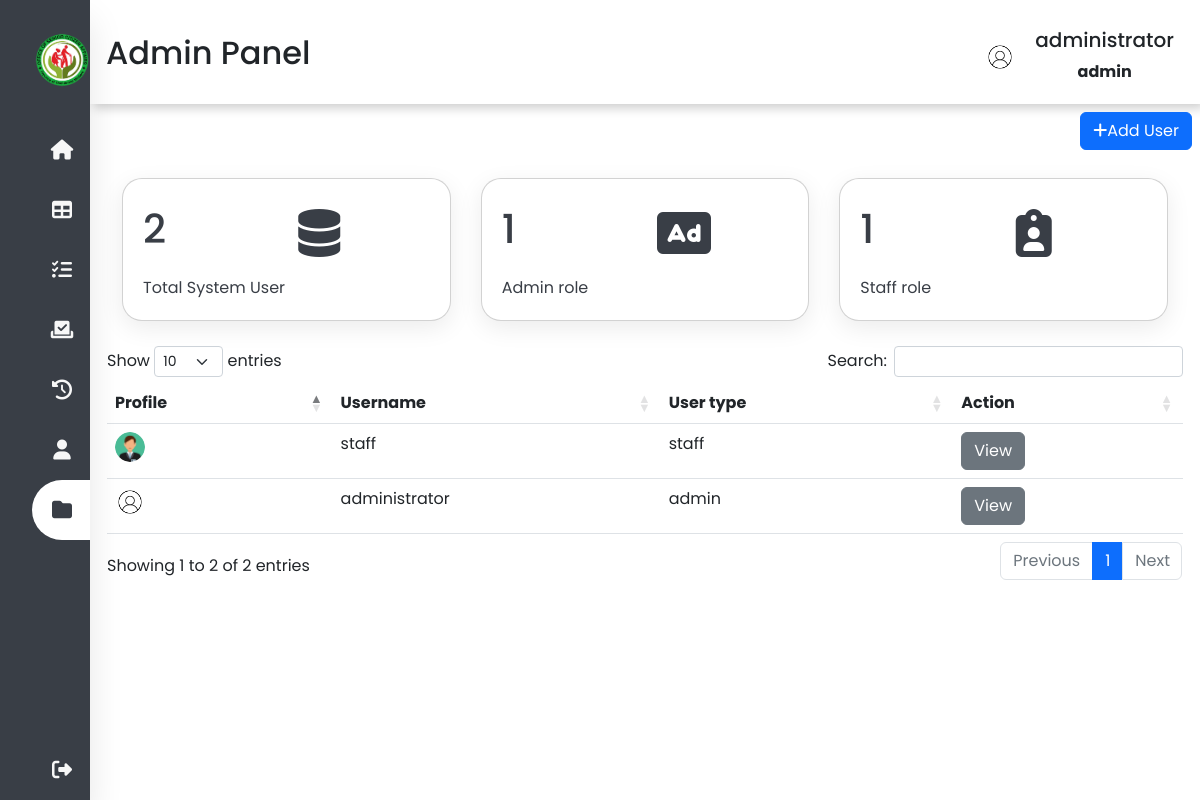
Before: /fxasdasjdk.php (signed in) with the older database file.
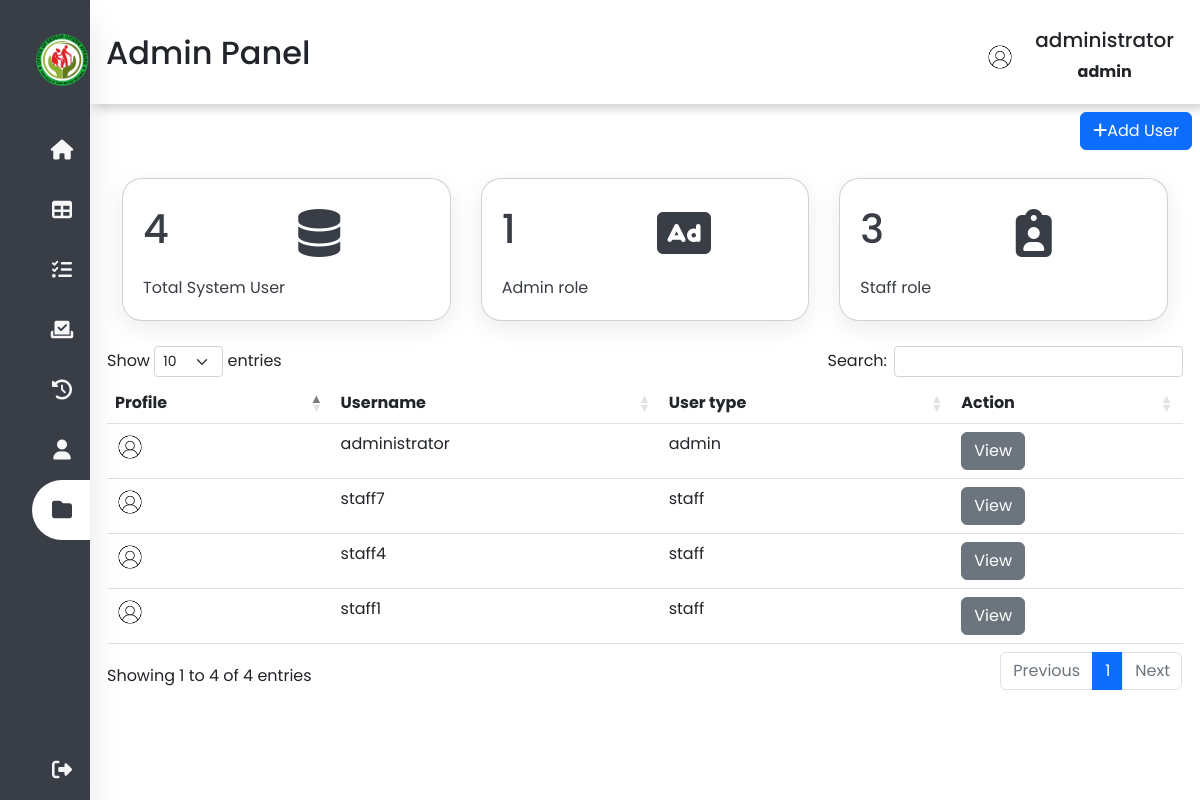
After: the same page with the newer database file.
### tables this page shows
CREATE TABLE `users` (
  `user_id` int(11) NOT NULL,
  `fm_img` varchar(150) NOT NULL,
  `user_name` varchar(50) NOT NULL,
  `full_name` varchar(150) NOT NULL,
  `email` varchar(50) NOT NULL,
  `contact_num` varchar(150) NOT NULL,
  `fx_street` varchar(150) NOT NULL,
  `fx_municipality` varchar(150) NOT NULL,
  `user_level` varchar(50) NOT NULL,
  `password` text NOT NULL,
  `role_description` varchar(250) NOT NULL
);

### fxasdasjdk.php (the view, shortened to what this page needs)
<?php
include('conn/connection.php');
$records = $conn->query("SELECT * FROM users");
if (isset($_SESSION['user_id']) && isset($_SESSION['user_name']) && ($_SESSION["user_level"]=='admin')) {
    $sql="SELECT COUNT(user_name) as alladm FROM users";
    $a=mysqli_query($conn,$sql);
    $total=mysqli_fetch_assoc($a);
    $sql="SELECT COUNT(*) as adm FROM users WHERE user_level = 'admin'";
    $b=mysqli_query($conn,$sql);
    $admin=mysqli_fetch_assoc($b);
    $sql="SELECT COUNT(*) as staff FROM users WHERE user_level = 'staff'";
    $c=mysqli_query($conn,$sql);
    $staff=mysqli_fetch_assoc($c);
?>
<!DOCTYPE html>
<html lang="end">
<head>
    <link rel="stylesheet" href="https://cdnjs.cloudflare.com/ajax/libs/font-awesome/6.2.0/css/all.min.css">
    <link rel="stylesheet" href="css/bootstrap.min.css">
    <link rel="stylesheet" type="text/css" href="css/dataTables.bootstrap5.min.css">
    <link rel="stylesheet" type="text/css" href="css/g_style.css">
    <link rel="stylesheet" type="text/css" href="css/adminpanel.css">
</head>
<body>
    <nav class="side-nav">
        <ul>
            <li>
                <a href="#" class="logo">
                    <img src="media/header.png" alt="logo">
                </a>
            </li>
            <li><a href="dashboard" id="nav-list">
                    <i class="fas fa-home"></i>
                </a></li>
            <li><a href="records" id="nav-list">
                    <i class="fas fa-table"></i>
                </a></li>
            <li><a href="reports" id="nav-list">
                    <i class="fas fa-tasks"></i>
                </a></li>
            <li><a href="status" id="nav-list">
                    <i class="fas fa-check-to-slot"></i>
                </a></li>
            <li><a href="activities" id="nav-list">
                    <i class="fas fa-solid fa-clock-rotate-left"></i>
                </a></li>
            <li><a href="profile" id="nav-list">
                    <i class="fas fa-user"></i>
                </a></li>
            <li <?php if($_SESSION['user_level']=="staff") echo 'style="display:none;"'; ?>><a href="#" id="nav-list"
                    class="active">
                    <i class="fas fa-folder"></i>
                </a></li>
            <li><a href="function/logout" class="logout" id="nav-list">
                    <i class="fas fa-sign-out-alt"></i>
                </a></li>
        </ul>
    </nav>
    <div class="main-content">
        <header>
            <div class="header-title">
                <h2>
                    <label for="">
                        Admin Panel
                </h2>
            </div>
            <div class="user-wrapper">
                <img src="./image/<?php echo $_SESSION['fm_img']; ?>" class="user_img" alt="user">
                <div>
                    <h5><span class="nav-item"><?php echo $_SESSION['user_name']; ?></span></h5>
                    <p><span class="nav-item"><?php echo $_SESSION['user_level']; ?></span></p>
                </div>
            </div>
        </header>
        <div class="d-flex">
            <div class="p-2 ms-auto">
                <button type="button" class="btn btn-primary" data-bs-toggle="modal" data-bs-target="#new">
                    <span><i class="fa-solid fa-plus"></i></span>Add User</button>
            </div>
        </div>
        <div class="container">
            <div class="cardBox">
                <div class="card">
                    <div class="row">
                        <div class="numbers col" id="total"><?php echo $total['alladm']?></div>
                        <div class="col" id="iconBox"><i class="fa-solid fa-database"></i></div>
                        <div class="cardName">Total System User</div>
                    </div>
                </div>
                <div class="card cadmin">
                    <div class="row">
                        <div class="numbers col"><?php echo $admin['adm']?></div>
                        <div class="col" id="iconBox"><i class="fa-solid fa-rectangle-ad"></i></i></div>
                        <div class="cardName">Admin role</div>
                    </div>
                </div>
                <div class="card cadmin">
                    <div class="row">
                        <div class="numbers col"><?php echo $staff['staff']?></div>
                        <div class="col" id="iconBox"><i class="fa-solid fa-clipboard-user"></i></i></div>
                        <div class="cardName">Staff role</div>
                    </div>
                </div>
            </div>
        </div>
        <div class="container">
            <div class="d-flex">
                <div class="w-100" id="container">
                    <table class="table" id="datatable">
                        <thead>
                            <tr>
                                <th scope="col">Profile</th>
                                <th scope="col">Username</th>
                                <th class="d-none d-sm-table-cell" scope="col">User type</th>
                                <th scope="col">Action</th>
                            </tr>
                        </thead>
                        <tbody>
                            <?php foreach($records as $row) :  ?>
                            <tr>
                                <td> <img src="image/<?php echo $row['fm_img'] ?>" class="user_img" /> </td>
                                <td> <?php echo $row['user_name']; ?> </td>
                                <td class="d-none d-sm-table-cell"> <?php echo $row['user_level']; ?> </td>
                                <td> <button id='<?php echo $row['user_id']; ?>' class="view btn btn-secondary"
                                        style="width: auto;" data-bs-toggle="modal"
                                        data-bs-target="#myModal">View</button>
                                </td>
                            </tr>
                            <?php endforeach; ?>
                    </table>
                </div>
            </div>
        </div>
    </div>
</body>
</html>
<?php
}
 ?>

### css/g_style.css (style rules this page uses)
:root { --main-color:#393E46; --secondary-color: #6D9886; --next-color: #F2E7D5; --last-color: #F7F7F7; --gray: #808080; }
* { margin: 0; padding: 0; outline: none; border: none; list-style: none; box-sizing: border-box; text-decoration: none; font-family: "Poppins", sans-serif; }
body { background: #fff; }
.side-nav { position: fixed; top: 0; bottom: 0; height: 100%; background: var(--main-color); width: 90px; z-index: 999; overflow: hidden; transition: width 0.2s linear; box-shadow: 0 20px 35px rgba(0, 0, 0, 0.1); }
.logo { text-align: center; display: flex; transition: all 0.5s ease; margin: 20px 0 20px -10px; }
.logo img { width: 60px; height: 60px; border-radius: 50%; }
a { position: relative; color: rgb(85, 83, 83); font-size: 14px; text-decoration: none; color: var(--last-color); display: table; width: 300px; padding: 10px; }
li i { position: relative; width: 40px; height: 40px; top: 10px; color: var(--last-color); font-size: 20px; text-align: center; }
.nav-item { position: relative; top: 12px; margin-left: 20px; }
li a.active { background: #fff; color: var(--main-color); border-radius: 30px 0 0 30px; }
a.active i { color: var(--main-color); }
.logout { position: absolute; bottom: 0; }
.main-content { padding: 0 0 0 90px; }
header { display: flex; justify-content: space-between; padding: 1rem; width: 100%; box-shadow: 4px 4px 10px rgba(0, 0, 0, 0.2); }
.header-title { transform: translateY(25%); }
.user-wrapper { display: flex; margin-right: 10px; align-items: center; }
.user_img { border-radius: 50%; width : 30px; height:30px; }
.user-wrapper div p { text-align: center; font-weight: bold; }
.user-wrapper img { margin-top: 10px; }

### css/adminpanel.css (style rules this page uses)
:root { --main-color:#393E46; --secondary-color: #6D9886; --next-color: #F2E7D5; --last-color: #F7F7F7; --gray: #808080; }
.cardBox { position: relative; width: 100%; padding: 20px; display: grid; grid-template-columns: repeat(3, 1fr); gap: 30px; }
.cardBox .card { position: relative; background: #fff; padding: 20px; border-radius: 20px; cursor: pointer; box-shadow: 0 7px 25px rgba(0, 0, 0, 0.08); }
.cardBox .card .numbers { position: relative; font-weight: 500; font-size: 2.5em; color: var(--main-color) }
.cardBox .card .cardName { color: var(--main-color); font-size: 1em; margin-top: 5px; }
.cardBox .card .iconBox, #iconBox { font-size: 3em; color: var(--main-color); }
#container { background-color: #fff; height: 300px; margin: 5px; border-radius: 10px; }

Changed rows visible on the page:
removed users: fm_img (picture), user_name "staff", user_level "staff"
added users: fm_img (placeholder picture), user_name "staff7", user_level "staff"
added users: fm_img (placeholder picture), user_name "staff4", user_level "staff"
added users: fm_img (placeholder picture), user_name "staff1", user_level "staff"
Other visible differences:
$total['alladm']: "2" → "4"
$staff['staff']: "1" → "3"
text written by a page script: "Show entries Search: Showing 1 to 2 of 2 entries Previous 1 Next" → "Show entries Search: Showing 1 to 4 of 4 entries Previous 1 Next"
